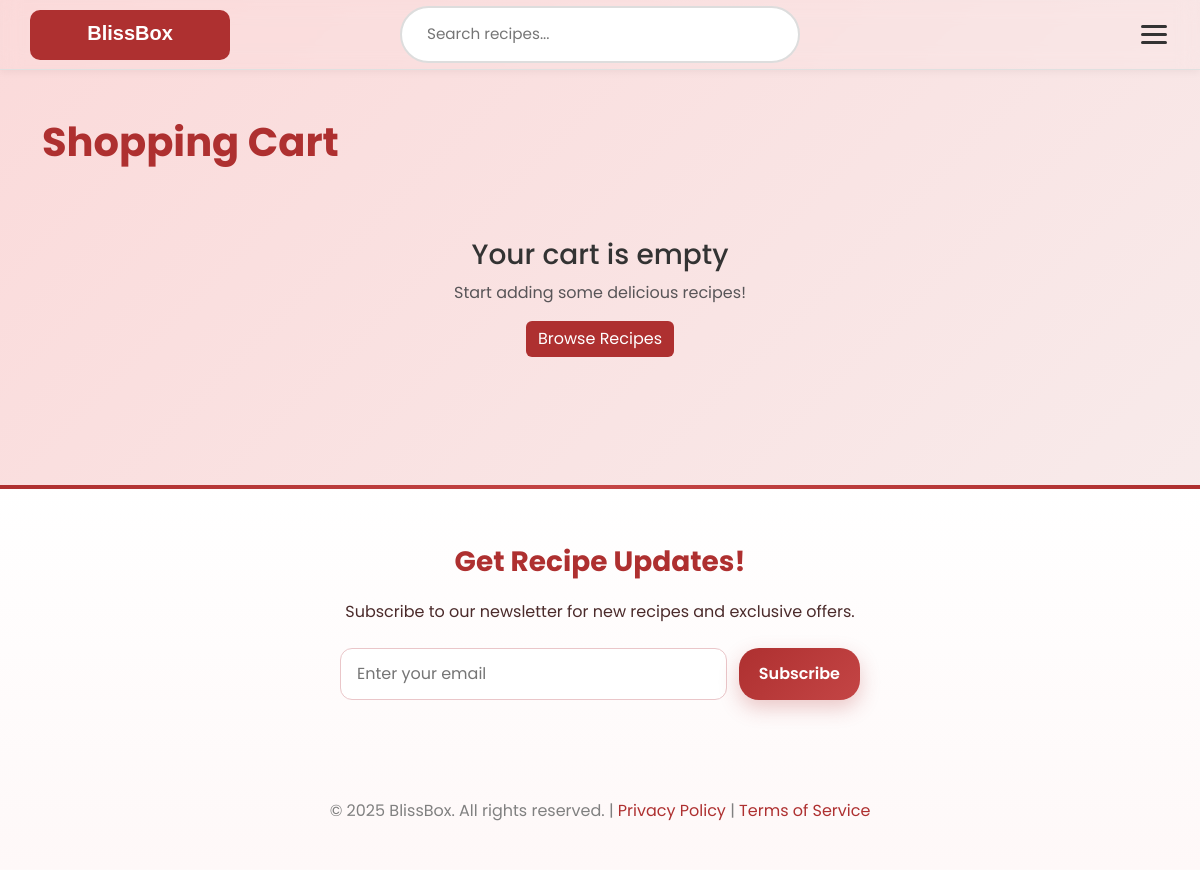
The app's page /cart/ (signed in), older data.
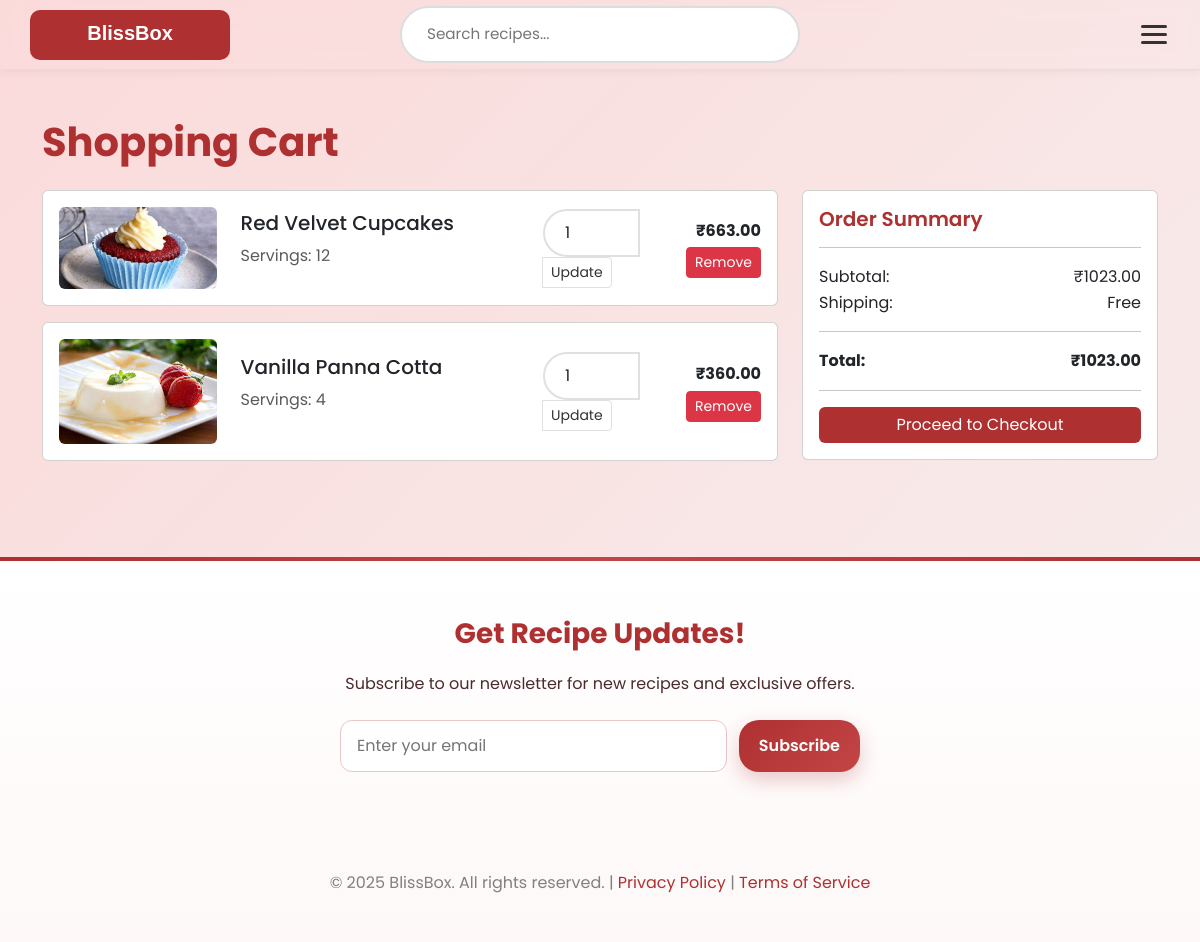
The same page, newer data.
### cart/models.py (models this page shows, shortened)
class CartItem(models.Model):
    cart = models.ForeignKey(
        Cart,
        on_delete=models.CASCADE,
        related_name='items'
    )
    recipe = models.ForeignKey(
        Recipe,
        on_delete=models.CASCADE
    )
    servings = models.PositiveIntegerField(default=2)
    excluded_ingredients = models.ManyToManyField(
        RecipeIngredient,
        blank=True,
        related_name='excluded_in_cart_items'
    )
    original_price = models.DecimalField(
        max_digits=10,
        decimal_places=2
    )
    customized_price = models.DecimalField(
        max_digits=10,
        decimal_places=2
    )
    quantity = models.PositiveIntegerField(default=1)
    added_at = models.DateTimeField(auto_now_add=True)
    updated_at = models.DateTimeField(auto_now=True)
    class Meta:
        unique_together = ('cart', 'recipe')
    @property
    def total_price(self):
        return self.customized_price * self.quantity

class Cart(models.Model):
    user = models.OneToOneField(
        'users.CustomUser',
        on_delete=models.CASCADE,
        related_name='cart'
    )
    created_at = models.DateTimeField(auto_now_add=True)
    updated_at = models.DateTimeField(auto_now=True)
    @property
    def total_price(self):
        return sum(item.total_price for item in self.items.all())

### recipes/models.py (models this page shows, shortened)
class Recipe(models.Model):
    DIFFICULTY_LEVELS = [
        ('easy', 'Easy'),
        ('medium', 'Medium'),
        ('hard', 'Hard'),
    ]
    name = models.CharField(max_length=300)
    slug = models.SlugField(unique=True)
    description = models.TextField()
    category = models.ForeignKey(
        RecipeCategory,
        on_delete=models.SET_NULL,
        null=True,
        related_name='recipes'
    )
    dietary_tags = models.ManyToManyField(DietaryTag, blank=True)
    difficulty = models.CharField(
        max_length=10,
        choices=DIFFICULTY_LEVELS,
        default='easy'
    )
    featured_image = models.ImageField(
        upload_to='recipes/',
        null=True,
        blank=True
    )
    instructions = models.TextField()
    prep_time_minutes = models.IntegerField(default=0)
    cook_time_minutes = models.IntegerField(default=0)
    default_servings = models.PositiveIntegerField(default=2)
    min_servings = models.PositiveIntegerField(default=1)
    max_servings = models.PositiveIntegerField(default=12)
    base_price = models.DecimalField(
        max_digits=10,
        decimal_places=2,
        validators=[MinValueValidator(Decimal('0.01'))]
    )
    is_published = models.BooleanField(default=False)
    is_seasonal = models.BooleanField(default=False)
    available_from = models.DateField(null=True, blank=True)
    available_until = models.DateField(null=True, blank=True)
    created_by = models.ForeignKey(
        'users.CustomUser',
        on_delete=models.SET_NULL,
        null=True
    )
    created_at = models.DateTimeField(auto_now_add=True)
    updated_at = models.DateTimeField(auto_now=True)
    class Meta:
        ordering = ['-created_at']
        indexes = [
            models.Index(fields=['slug']),
            models.Index(fields=['is_published', '-created_at']),
        ]

### cart/views.py (the view)
# urls.py: path('', views.CartView.as_view(), name='view'),
class CartView(LoginRequiredMixin, TemplateView):
    template_name = 'cart/cart.html'
    def get_context_data(self, **kwargs):
        context = super().get_context_data(**kwargs)
        cart, created = Cart.objects.get_or_create(user=self.request.user)
        context['cart'] = cart
        return context

### templates/cart/cart.html (shortened to what this page needs)
{% extends 'base.html' %}
{% block content %}
<div class="container mt-5">
    <h1 class="mb-4 bb-title">Shopping Cart</h1>
    {% if cart.items.count > 0 %}
        <div class="row">
            <div class="col-md-8">
                <div class="cart-items">
                    {% for item in cart.items.all %}
                        <div class="card mb-3">
                            <div class="card-body">
                                <div class="row align-items-center">
                                    <div class="col-md-3">
                                        {% if item.recipe.featured_image %}
                                            <img src="{{ item.recipe.featured_image.url }}" alt="{{ item.recipe.name }}" class="img-fluid rounded">
                                        {% else %}
                                            <div class="bg-light text-center py-4 rounded">
                                                <i class="fas fa-utensils fa-3x text-muted"></i>
                                            </div>
                                        {% endif %}
                                    </div>
                                    <div class="col-md-5">
                                        <h5>{{ item.recipe.name }}</h5>
                                        <p class="text-muted">Servings: {{ item.servings }}</p>
                                    </div>
                                    <div class="col-md-2">
                                        <form method="post" action="{% url 'cart:update' item.id %}">
                                            <div class="input-group">
                                                <input type="number" name="quantity" value="{{ item.quantity }}" min="1" class="form-control">
                                                <button type="submit" class="btn btn-sm btn-outline-secondary">Update</button>
                                            </div>
                                        </form>
                                    </div>
                                    <div class="col-md-2 text-end">
                                        <p class="mb-1"><strong>₹{{ item.customized_price }}</strong></p>
                                        <form method="post" action="{% url 'cart:remove' item.id %}">
                                            <button type="submit" class="btn btn-sm btn-danger">Remove</button>
                                        </form>
                                    </div>
                                </div>
                            </div>
                        </div>
                    {% endfor %}
                </div>
            </div>
            <div class="col-md-4">
                <div class="card">
                    <div class="card-body">
                        <h5 class="card-title">Order Summary</h5>
                        <hr>
                        <div class="d-flex justify-content-between">
                            <span>Subtotal:</span>
                            <span>₹{{ cart.total_price }}</span>
                        </div>
                        <div class="d-flex justify-content-between">
                            <span>Shipping:</span>
                            <span>Free</span>
                        </div>
                        <hr>
                        <div class="d-flex justify-content-between">
                            <strong>Total:</strong>
                            <strong>₹{{ cart.total_price }}</strong>
                        </div>
                        <hr>
                        <a href="{% url 'cart:checkout' %}" class="btn btn-bb w-100">Proceed to Checkout</a>
                    </div>
                </div>
            </div>
        </div>
    {% else %}
        <div class="text-center py-5">
            <h3>Your cart is empty</h3>
            <p class="text-muted">Start adding some delicious recipes!</p>
            <a href="{% url 'recipes:home' %}" class="btn btn-bb">Browse Recipes</a>
        </div>
    {% endif %}
</div>
{% endblock %}

### templates/base.html (shortened to what this page needs)
<!DOCTYPE html>
<html lang="en">
<head>
    <link rel="stylesheet" href="https://cdn.jsdelivr.net/npm/bootstrap@5.3.0/dist/css/bootstrap.min.css">
    {% load static %}
    <link rel="stylesheet" href="{% static 'css/homepage.css' %}">
    <link rel="stylesheet" href="{% static 'css/productpage.css' %}">
    <link rel="stylesheet" href="{% static 'css/products.css' %}">
</head>
<body>
<nav class="navbar">
  <div class="nav-left">
    <a href="{% url 'recipes:home' %}" class="navbar-brand">
      <img src="{% static 'images/blissbox-logo.svg' %}" alt="BlissBox" />
    </a>
  </div>
  <div class="nav-center">
    <form method="GET" action="{% url 'recipes:search' %}" class="search-form">
      <input type="text" name="q" placeholder="Search recipes..." />
      <button type="submit"></button>
    </form>
  </div>
  <div class="nav-right">
    <button class="hamburger" onclick="toggleMenu()">
      <span></span>
      <span></span>
      <span></span>
    </button>
  </div>
</nav>
    {% block content %}{% endblock %}
    <footer class="footer">
        <div class="contact-details">
            <h3 style="color: rgb(174, 48, 48); font-weight: bold;">Get Recipe Updates!</h3>
            <p>Subscribe to our newsletter for new recipes and exclusive offers.</p>
            <div class="email-box">
                <form method="POST" action="{% url 'recipes:subscribe' %}">
                    <input type="email"
                           id="email-input"
                           name="email"
                           placeholder="Enter your email"
                           required>
                    <button type="submit" style="background-color: rgb(174, 48, 48); color: white; border: none; padding: 10px 20px; border-radius: 20px; cursor: pointer;">
                        Subscribe
                    </button>
                </form>
            </div>
            <div class="social-icons">
            </div>
        </div>
        <p style="margin-top: 30px; color: gray;">
            © 2025 BlissBox. All rights reserved. |
            <a href="#" style="color: rgb(174, 48, 48); text-decoration: none;">Privacy Policy</a> |
            <a href="#" style="color: rgb(174, 48, 48); text-decoration: none;">Terms of Service</a>
        </p>
    </footer>
    {% load static %}
</body>
</html>

### static/css/homepage.css (style rules this page uses)
:root { --primary-color: #ae3030; --secondary-color: #333333; --accent-color: #c44545; --color-surface: #ffffff; --color-border: #e0e0e0; --shadow-sm: 0 2px 8px rgba(0, 0, 0, 0.05); --space-16: 16px; --duration-normal: .3s; --ease-standard: ease; }
body { font-family: 'Poppins', sans-serif; background: linear-gradient(135deg, #f8f9fa 0%, #e9ecef 100%); color: #333; line-height: 1.6; margin: 0; padding: 0; }
.navbar { background: var(--color-surface); border: none; box-shadow: var(--shadow-sm); padding: var(--space-16) 0; backdrop-filter: blur(10px); transition: all var(--duration-normal) var(--ease-standard); position: sticky; top: 0; z-index: 999; border-bottom: 1px solid var(--color-border); }
.navbar-brand { padding: 0; font-size: 1.5rem; font-weight: bold; }
.input-group { max-width: 400px; margin: 0 auto; position: relative; }
.input-group .form-control { border-radius: 25px; border: 2px solid #e0e0e0; padding: 10px 20px; outline: none; }
.footer { background: linear-gradient(180deg, #ffffff 0%, #fef8f8 100%); color: white; padding: 60px 0 30px; text-align: center; margin-top: 80px; position: relative; overflow: hidden; }
.footer::before { content: ''; position: absolute; top: 0; left: 0; right: 0; height: 4px; background: linear-gradient(90deg, #ae3030, #c44545, #ae3030); }
.contact-details h3 { color: #ae3030; font-weight: bold; margin-bottom: 20px; }
.social-icons { margin: 30px 0; }
.navbar { position: sticky; top: 0; width: 100%; height: 70px; display: flex; align-items: center; justify-content: space-between; background: transparent; border-bottom: 1px solid #e0e0e0; box-shadow: 0 2px 8px rgba(0, 0, 0, 0.05); padding: 0 30px; z-index: 1000; }
.nav-left { flex: 0 0 auto; }
.nav-left img { height: 50px; width: auto; }
.nav-center { position: absolute; left: 50%; transform: translateX(-50%); flex: 0 0 auto; }
.search-form { display: flex; align-items: center; background: #fff; border: 2px solid #ddd; border-radius: 30px; padding: 6px 15px; width: 400px; max-width: 100%; transition: all 0.3s ease; }
.search-form input { flex: 1; border: none; outline: none; padding: 8px 10px; font-size: 0.95rem; color: #333; }
.search-form button { background: none; border: none; cursor: pointer; font-size: 1.1rem; color: var(--primary-color); }
.nav-right { flex: 0 0 auto; display: flex; justify-content: flex-end; align-items: center; }
.hamburger { display: flex; flex-direction: column; justify-content: center; align-items: center; width: 32px; height: 32px; background: none; border: none; cursor: pointer; gap: 5px; }
.hamburger span { display: block; width: 26px; height: 3px; background-color: #333; border-radius: 2px; transition: all 0.3s ease; }
.footer { background-repeat: repeat; background-size: 360px auto; background-position: center; color: #4b2b2b; }
.contact-details h3 { font-weight: 700; }
.email-box { max-width: 520px; margin: 24px auto; }
.email-box form { display: flex; justify-content: center; gap: 12px; }
.email-box input[type="email"] { flex: 1; min-width: 280px; padding: 12px 16px; border: 1.5px solid #eac6c9; border-radius: 12px; background: #fff; outline: none; transition: border-color .2s ease, box-shadow .2s ease; box-sizing: border-box; }
.email-box button { background: linear-gradient(135deg, #ae3030 0%, #c44545 100%); color: white; border: none; padding: 12px 20px; border-radius: 12px; cursor: pointer; transition: all 0.3s ease; font-weight: 600; box-shadow: 0 8px 20px rgba(174, 48, 48, 0.25); }

### static/css/products.css (style rules this page uses)
:root { --primary-color: #AE3030; --secondary-color: #333333; --accent-color: #C44545; --surface: #ffffff; --surface-muted: #f8f9fa; --border: #e0e0e0; --text: #333333; --text-muted: #666666; }
body { background: linear-gradient(135deg, rgb(251, 218, 218) 0%, rgb(247, 238, 238) 100%); }
.btn-outline-secondary { color: var(--text); border-color: var(--border); }

### templates/cart/cart.html (style rules this page uses)
.bb-title { color: rgb(174,48,48); font-weight: 700; }
.card-title { color: rgb(174,48,48); font-weight: 600; }
.btn-bb { background-color: rgb(174,48,48); color: #fff; border: none; }

Row changes from the older to the newer data that the page shows:
added CartItem: recipe.featured_image (picture), recipe.name "Red Velvet Cupcakes", servings "12", quantity "1", customized_price "663.00"
added CartItem: recipe.featured_image (picture), recipe.name "Vanilla Panna Cotta", servings "4", quantity "1", customized_price "360.00"
now on this page (row unchanged): Cart: total_price "1023.00"
Text that changed along with them:
text no longer shown: "Your cart is empty Start adding some delicious recipes! Browse Recipes"
text now shown: "Order Summary Subtotal: ₹ Shipping: Free Total: ₹ Proceed to Checkout"
